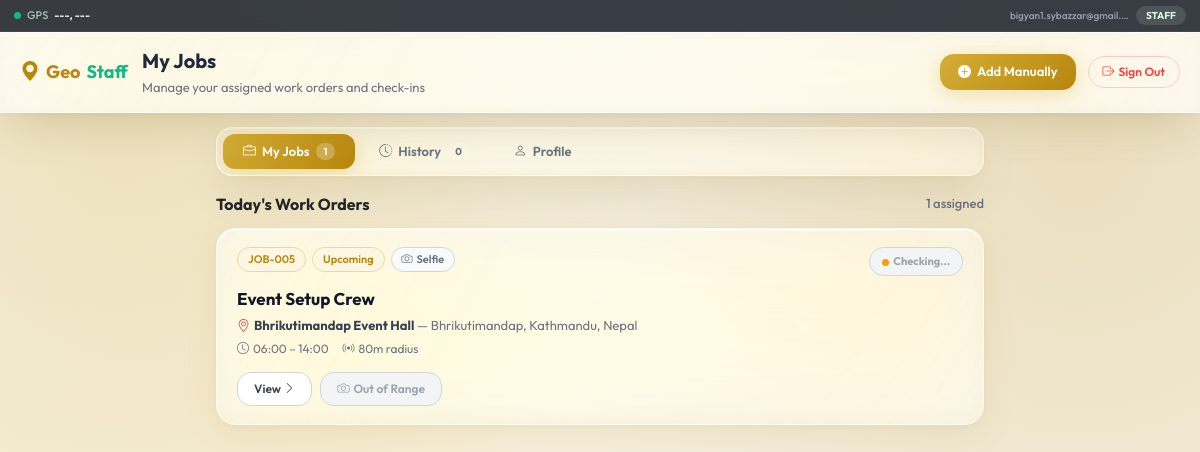
Page /my-dashboard/ (signed in) on the earlier database version.
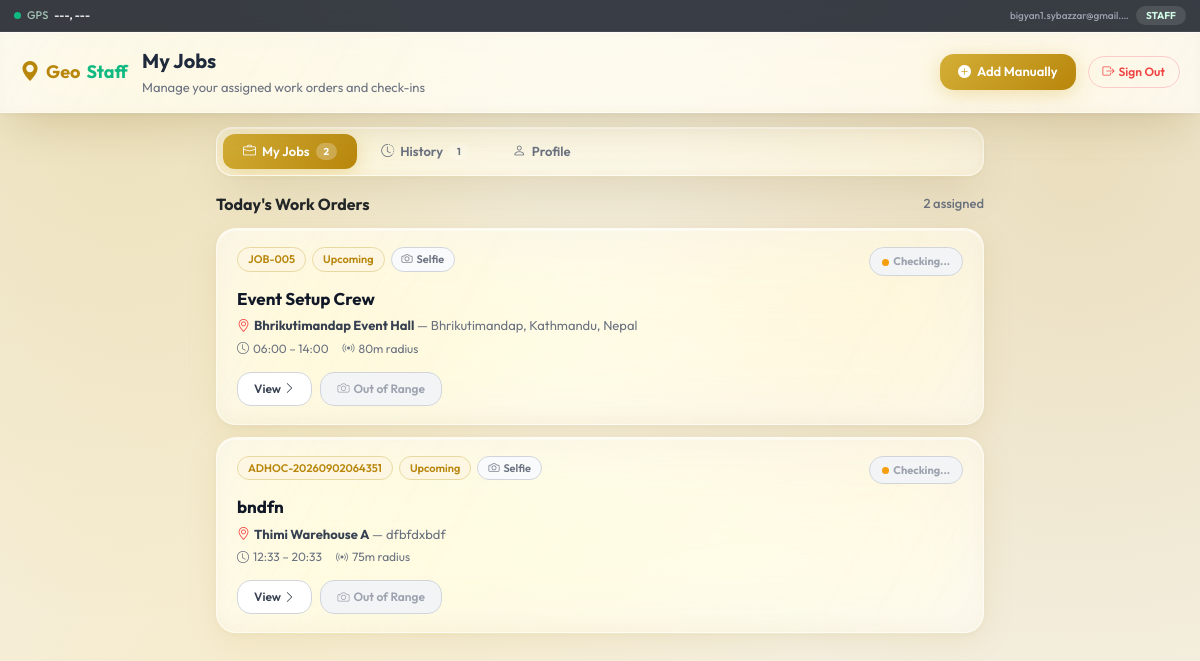
Same page on the later database version.
### staff_app/models.py (models this page shows, shortened)
class Job(models.Model):
    STATUS_CHOICES = [
        ('UPCOMING', 'Upcoming'),
        ('CHECKED_IN', 'Checked In'),
        ('PENDING_APPROVAL', 'Pending Approval'),
        ('APPROVED', 'Approved'),
        ('REJECTED', 'Rejected'),
        ('COMPLETED', 'Completed'),
    ]
    title = models.CharField(max_length=200)
    code = models.CharField(max_length=50, unique=True)
    description = models.TextField(blank=True, null=True)
    instructions_json = models.TextField(default='[]', help_text='JSON list of instructions')
    site_name = models.CharField(max_length=200)
    address = models.TextField()
    lat = models.FloatField()
    lng = models.FloatField()
    geofence_radius = models.IntegerField(default=75) # in meters
    assigned_staff = models.ManyToManyField(
        User, through='JobAssignment', through_fields=('job', 'staff'),
        related_name='assigned_jobs', blank=True
    )
    start_time = models.TimeField()
    end_time = models.TimeField()
    date = models.DateField()
    require_selfie = models.BooleanField(default=True)
    require_checkout = models.BooleanField(default=True)
    status = models.CharField(max_length=30, choices=STATUS_CHOICES, default='UPCOMING')
    created_at = models.DateTimeField(auto_now_add=True)
    is_adhoc = models.BooleanField(default=False)
    requested_by = models.ForeignKey(User, on_delete=models.SET_NULL, null=True, blank=True, related_name='adhoc_job_requests')
    @property
    def instructions_list(self):
        import json
        try:
            return json.loads(self.instructions_json)
        except:
            return []

### staff_app/views.py (the view)
# urls.py: path("my-dashboard/", views.staff_dashboard_view, name="staff_dashboard"),
@login_required
def staff_dashboard_view(request):
    today = timezone.now().date()
    user = request.user
    active_job_ids = JobAssignment.objects.filter(
        staff=user, granted_start__lte=today, granted_end__gte=today
    ).values_list('job_id', flat=True)
    all_assigned = Job.objects.filter(id__in=active_job_ids).order_by('start_time')
    user_checkins = CheckInRecord.objects.filter(user=user)
    active_checkins = {}
    completed_checkins = {}
    for ci in user_checkins:
        if ci.check_out_timestamp is None:
            active_checkins[ci.job_id] = ci
        elif ci.timestamp.date() == today:
            completed_checkins[ci.job_id] = ci
    def annotate(queryset):
        jobs = list(queryset)
        for job in jobs:
            job.active_checkin = active_checkins.get(job.pk)
            job.completed_checkin = completed_checkins.get(job.pk)
        return jobs
    annotated_jobs = annotate(all_assigned)
    active_today_jobs = []
    completed_today_jobs = []
    for job in annotated_jobs:
        if job.completed_checkin and job.completed_checkin.check_out_timestamp is not None:
            completed_today_jobs.append(job)
        else:
            active_today_jobs.append(job)
    completed_today_jobs.sort(key=lambda j: j.completed_checkin.check_out_timestamp if j.completed_checkin else j.date)
    upcoming_job_ids = JobAssignment.objects.filter(
        staff=user, granted_start__gt=today
    ).values_list('job_id', flat=True)
    upcoming_jobs = Job.objects.filter(id__in=upcoming_job_ids).order_by('date', 'start_time')
    upcoming_jobs = annotate(upcoming_jobs)
    thirty_days_ago = timezone.now() - datetime.timedelta(days=30)
    history_checkins = CheckInRecord.objects.filter(
        user=user,
        timestamp__gte=thirty_days_ago
    ).order_by('-timestamp').select_related('job')
    completed_qs = CheckInRecord.objects.filter(
        user=user,
        status='COMPLETED',
        duration_minutes__isnull=False,
        timestamp__gte=thirty_days_ago
    )
    total_completed_minutes = completed_qs.aggregate(total=Sum('duration_minutes'))['total'] or 0
    hours, minutes = divmod(int(total_completed_minutes), 60)
    total_completed_display = f"{hours}h {minutes}m"
    context = {
        'today': today,
        'active_today_jobs': active_today_jobs,
        'completed_today_jobs': completed_today_jobs,
        'upcoming_jobs': upcoming_jobs,
        'total_assigned': len(annotated_jobs),
        'my_checkins': history_checkins,
        'total_completed_minutes': total_completed_minutes,
        'total_completed_display': total_completed_display,
        'completed_jobs_count': completed_qs.count(),
    }
    return render(request, 'staff_dashboard.html', context)

### templates/staff_dashboard.html (shortened to what the changed rows need)
{% load static %}
<!DOCTYPE html>
<html lang="en">
<head>
    <link href="https://cdn.jsdelivr.net/npm/bootstrap@5.3.3/dist/css/bootstrap.min.css" rel="stylesheet">
    <link href="https://cdn.jsdelivr.net/npm/bootstrap-icons@1.11.3/font/bootstrap-icons.min.css" rel="stylesheet">
    <link rel="stylesheet" href="https://unpkg.com/leaflet@1.9.4/dist/leaflet.css" />
</head>
<body>
<div class="main-wrap">
    <div class="tab-nav" id="tabNav">
        <button class="tab-btn active" data-tab="jobs" onclick="switchTab('jobs')">
            <i class="bi bi-briefcase"></i> My Jobs
            <span class="badge-count">{{ total_assigned }}</span>
        </button>
        <button class="tab-btn" data-tab="history" onclick="switchTab('history')">
            <i class="bi bi-clock-history"></i> History
            <span class="badge-count">{{ my_checkins|length }}</span>
        </button>
    </div>
<div id="tab-jobs">
    <div class="section-header">
        <div class="section-title">Today's Work Orders</div>
        <div class="section-count">{{ total_assigned }} assigned</div>
    </div>
    {% for job in active_today_jobs %}
    <div class="job-card" id="card-{{ job.pk }}">
        <div class="job-card-top">
            <div class="job-badges">
                <span class="jbadge jbadge-code">{{ job.code }}</span>
                {% if job.active_checkin %}
                    <span class="jbadge jbadge-active">Checked In</span>
                {% else %}
                    <span class="jbadge jbadge-upcoming">Upcoming</span>
                {% endif %}
                {% if job.require_selfie %}<span class="jbadge jbadge-selfie"><i class="bi bi-camera me-1"></i>Selfie</span>{% endif %}
            </div>
            <div class="zone-badge zone-loading" id="zone-{{ job.pk }}">
                <span class="zone-dot zone-dot-out"></span>Checking...
            </div>
        </div>
        <div class="job-title">{{ job.title }}</div>
        <div class="job-site"><i class="bi bi-geo-alt me-1" style="color:#ef4444;"></i><strong>{{ job.site_name }}</strong> &mdash; {{ job.address }}</div>
        <div class="job-time">
            <span><i class="bi bi-clock me-1"></i>{{ job.start_time|time:"H:i" }} &ndash; {{ job.end_time|time:"H:i" }}</span>
            <span><i class="bi bi-broadcast me-1"></i>{{ job.geofence_radius }}m radius</span>
        </div>
        <div class="job-actions">
            <button class="btn-view" onclick="viewJobDetail(
                '{{ job.pk }}',
                '{{ job.title|escapejs }}',
                '{{ job.site_name|escapejs }}',
                '{{ job.address|escapejs }}',
                '{{ job.start_time|time:"H:i" }}',
                '{{ job.end_time|time:"H:i" }}',
                '{{ job.geofence_radius }}',
                '{{ job.date|date:"M d, Y" }}',
                '{{ job.status }}',
                '{{ job.require_selfie|yesno:"true,false" }}',
                {{ job.instructions_list|safe }},
                [{% for staff in job.assigned_staff.all %}'{{ staff.get_full_name|default:staff.username|escapejs }}'{% if not forloop.last %}, {% endif %}{% endfor %}],
                {{ job.lat|stringformat:"f" }},
                {{ job.lng|stringformat:"f" }},
                {
                    has_checkin: {% if job.active_checkin %}true{% else %}false{% endif %},
                    checkin_time: '{% if job.active_checkin %}{{ job.active_checkin.timestamp|date:"M d, Y H:i" }}{% endif %}',
                    checkin_accuracy: '{% if job.active_checkin %}{{ job.active_checkin.accuracy|floatformat:1 }}{% endif %}',
                    checkin_geofence: {% if job.active_checkin and job.active_checkin.is_inside_geofence %}true{% else %}false{% endif %},
                    checkin_selfie: {% if job.active_checkin and job.active_checkin.selfie %}true{% else %}false{% endif %},
                    has_checkout: {% if job.active_checkin and job.active_checkin.check_out_timestamp %}true{% else %}false{% endif %},
                    checkout_time: '{% if job.active_checkin and job.active_checkin.check_out_timestamp %}{{ job.active_checkin.check_out_timestamp|date:"M d, Y H:i" }}{% endif %}',
                    checkout_accuracy: '{% if job.active_checkin and job.active_checkin.check_out_accuracy %}{{ job.active_checkin.check_out_accuracy|floatformat:1 }}{% endif %}',
                    checkout_geofence: false,
                    checkout_selfie: {% if job.active_checkin and job.active_checkin.check_out_selfie %}true{% else %}false{% endif %},
                    duration: '{% if job.active_checkin and job.active_checkin.duration_minutes %}{{ job.active_checkin.duration_minutes }} min{% endif %}'
                }
            )">
                View <i class="bi bi-chevron-right"></i>
            </button>
            {% if job.active_checkin %}
                <button class="btn-checkout" id="btn-{{ job.pk }}"
                    onclick="openModal('out','{{ job.pk }}','{{ job.title }}','{{ job.lat }}','{{ job.lng }}','{{ job.geofence_radius }}','{{ job.active_checkin.pk }}')">
                    <i class="bi bi-box-arrow-right"></i> Check Out
                </button>
            {% else %}
                <button class="btn-outrange" id="btn-{{ job.pk }}"
                    data-job="{{ job.pk }}" data-lat="{{ job.lat }}" data-lng="{{ job.lng }}" data-radius="{{ job.geofence_radius }}"
                    data-title="{{ job.title }}" data-selfie="{{ job.require_selfie }}" data-record=""
                    data-today="true">
                    <i class="bi bi-camera me-1"></i>Out of Range
                </button>
            {% endif %}
        </div>
    </div>
    {% endfor %}
</div>
</div>
</body>
</html>

Differences in the rows shown:
added Job: code "ADHOC-20260902064351", shows "Upcoming", require_selfie True (drawn), title "bndfn", site_name "Thimi Warehouse A", address "dfbfdxbdf", start_time "12:33", end_time "20:33", geofence_radius "75"
Other differences:
{{ total_assigned }}: "1" → "2"
{{ my_checkins|length }}: "0" → "1"
